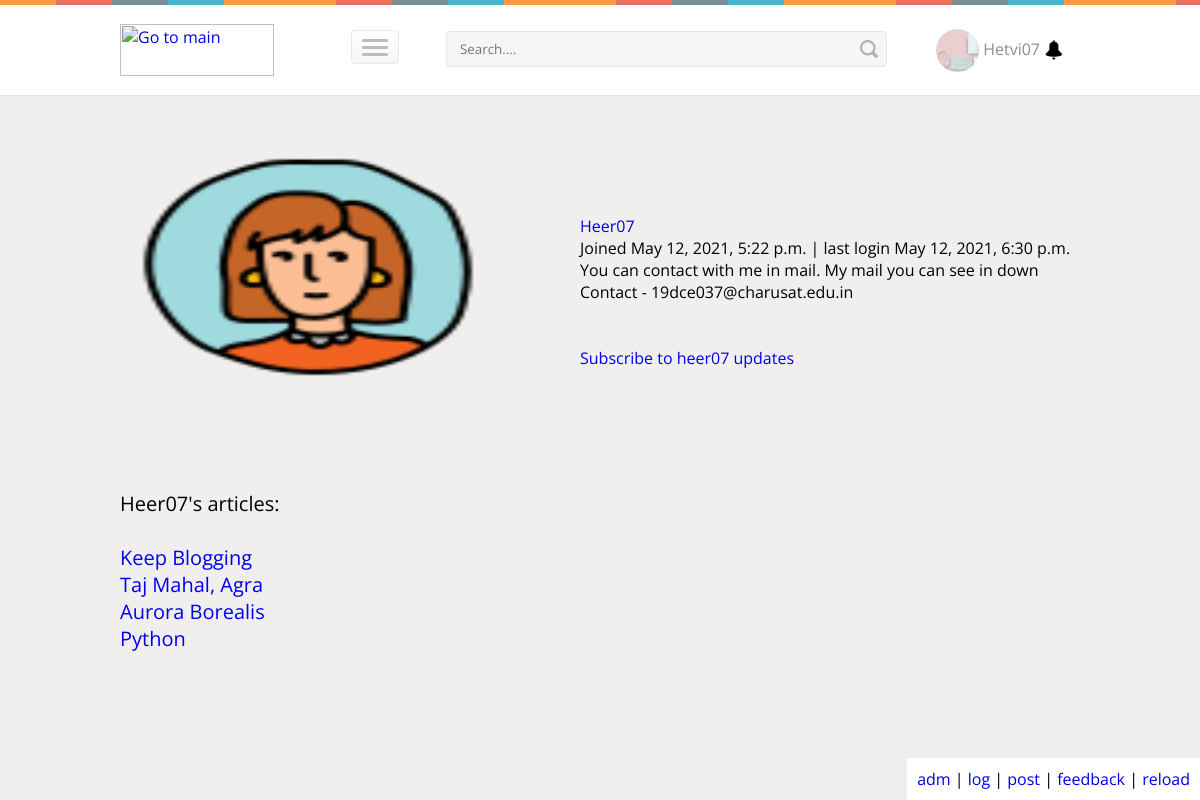
Screenshot of /user/heer07 (signed in) with the database file from the repository.
### engine/models.py (models this page shows, shortened)
class Profile(models.Model):
    user = models.OneToOneField(User, on_delete=models.CASCADE)
    img = models.CharField(max_length=500, default="/static/media/small_default_image.jpg", blank=True)
    description = models.CharField(max_length=100,
                                   default="You can contact with me in mail. My mail you can see in down")

class Post(models.Model):
    author = models.ForeignKey('auth.User', on_delete=models.CASCADE)
    name = models.CharField(max_length=64)
    img_small = models.CharField(max_length=500, default="/static/media/small_default_image.jpg", blank=True)
    img_big = models.CharField(max_length=500, default="/static/media/big_default_image.jpg", blank=True)
    text_small = models.CharField(max_length=280, blank=True)
    text_big = models.TextField(max_length=20000)
    tags = models.CharField(max_length=300, blank=True)
    category = models.ForeignKey(Category, on_delete=models.CASCADE)
    created_date = models.DateTimeField(default=timezone.now, editable=False)
    published_date = models.DateTimeField(blank=True, null=True, editable=False)
    views = models.IntegerField(default=0, editable=False)
    url = models.CharField(max_length=300, blank=True)
    comments_mode = models.BooleanField(default=True)

### engine/views.py (the view)
# urls.py: url(r'^(?P<username>[-\w]+)$', views.UserDetailsView.as_view(), name='user_detail'),
class UserDetailsView(LogMixin, generic.DetailView):
    model = User
    context_object_name = 'user'
    template_name = 'engine/user.html'
    def get_context_data(self, **kwargs):
        context = super(UserDetailsView, self).get_context_data(**kwargs)
        context['posts'] = Post.objects.filter(author__username=self.kwargs['username'])
        if self.request.user.is_authenticated:
            if self.request.user.author_subscriber.filter(author__username=self.kwargs['username']):
                context['subscribe'] = True
        return context
    def get_object(self):
        return get_object_or_404(self.model, username=self.kwargs['username'])

### engine/views.py (called while the page is built)
    def dispatch(self, request, *args, **kwargs):
        ip = request.META.get('REMOTE_ADDR', '') or request.META.get('HTTP_X_FORWARDED_FOR', '')
        Log.objects.create(ip=ip,
                           author=request.user,
                           method=request.method,
                           path=request.path,
                           body=str(request.body).strip(),
                           cookies=str(request.COOKIES),
                           meta=str(request.META),
                           date=timezone.now()
                           )
        return super(LogMixin, self).dispatch(request, *args, **kwargs)

### engine/templates/engine/user.html (shortened to what this page needs)
{% extends 'engine/base.html' %}
{% block content %}
    <div id="main" role="main">
        <div class="row">
            <div class="feature-box">
                <div class="story-teaser_banner">
                    <div class="story-teaser_image" style="position:relative;style:float:left">
                        <img src="{{ user.profile.img }}" style="width:40%;height:246px">
                    </div>
                    <div class="story-details story-teaser_text" style="position: relative;float:right;margin-top:-175px">
                        <h3 class="heading-standard">
                            <a href="{% url 'user_detail' username=user %}">
                                {{ user|title }}{% if user.is_staff %} <i><font color="#ff5700">(Staff)</font></i>{% endif %}
                            </a>
                        </h3>
                        <em class="story-detail_subtitle">Joined {{ user.date_joined }} | last login {{ user.last_login }}</em>
                        <div style="width:500px">
                            <p>{{ user.profile.description|linebreaksbr }}</p>
                        </div>
                        <p>Contact - {{ user.email }}</p>
                        {% if request.user.is_authenticated %}
                            {% if user != request.user %}
                                {% if subscribe %}
                                    <br><br>
                                    <a href="#" onclick="unsubscribe_from_author('{{ user }}');return false" id="subscribe">
                                        Unsubscribe from {{ user }} updates
                                    </a>
                                    <br><br>
                                {% else %}
                                    <br><br>
                                    <a href="#" onclick="subscribe_on_author('{{ user }}');return false" id="subscribe">
                                        Subscribe to {{ user }} updates
                                    </a>
                                    <br><br>
                                {% endif %}
                            {% endif %}
                        {% endif %}
                    </div>
                </div>
            </div>
        </div>
    {% if posts %}
        <div style="margin-top:100px;margin-bottom:100px;font-size:20px">
            <p>{{ user|title }}'s articles:</p><br>
            {% for post in posts %}
                <a href="{% url "post_detail" name=post.url %}">{{ post.name }}</a><br>
            {% endfor %}
        </div>
    {% endif %}
    </div>
{% endblock %}

### engine/templates/engine/header.html (shortened to what this page needs)
{% block content %}
<div class="header">
	<div class="wrap">
		<div class="logo">
			<a href="/"><img src="https://codelabs.developers.google.com/codelabs/mobile-vision-ocr/img/c5134dae01ad22a5.png" width="154px" height="52px" title="Go to main" /></a>
		</div>
		<div class="nav-icon">
			<a href="#" class="right_bt" id="activator"><span> </span> </a>
		</div>
		<div class="top-searchbar">
			<form>
				<input type="text" id="HeaderSearchText" placeholder="Search...." />
				<input type="submit" class="HeaderSearch" value="" />
			</form>
		</div>
		<div class="userinfo">
			<div class="user">
				<ul>
                    {% if request.user.is_authenticated %}
                        <li><a href="{% url 'user_detail' username=request.user %}">
                            {% if request.user.profile.img %}
                                <img src="{{ request.user.profile.img }}" width="43px" height="43px" title="{{ request.user }}" />
                            {% endif %} {{ request.user|title }}</a>
                            <a href="{% url 'notifications_list' %}">
                                <img style="width:20px;height:20px" title="notifications">
                            </a>
                        </li>
					{% else %}
					    <li><a href="{% url 'accounts:login' %}">Sign in/up</a></li>
					{% endif %}
				</ul>
			</div>
		</div>
	</div>
</div>
{% endblock %}

### engine/static/css/style.css (style rules this page uses)
html,body,div,span,applet,object,iframe,h1,h2,h3,h4,h5,h6,p,blockquote,pre,a,abbr,acronym,address,big,cite,code,del,dfn,em,img,ins,kbd,q,s,samp,small,strike,strong,sub,sup,tt,var,b,u,i,dl,dt,dd,ol,nav ul,nav li,fieldset,form,label,legend,table,caption,tbody,tfoot,thead,tr,th,td,article,aside,canvas,details,embed,figure,figcaption,footer,header,hgroup,menu,nav,output,ruby,section,summary,time,mark,audio,video { margin:0;padding:0;border:0;font-size:100%;font:inherit;vertical-align:baseline; }
ol,ul { list-style:none;margin:0px;padding:0px; }
a { text-decoration:none; }
img { max-width:100%; }
body { font-family: 'Open Sans', sans-serif; background:#F0EFEE; }
.wrap { width:80%; margin:0 auto; }
.header { background:url(../media/border.png) repeat-x 0px 0px #FFF; padding: 1.5em 0 1.2em; border-bottom: 1px solid rgba(214, 213, 212, 0.64); position: fixed; width: 100%; top: 0; z-index: 999; }
.logo { float:left; }
.logo img { display:inline-block; }
.nav-icon { float: left; margin: 0.6% 2% 0 8%; width: 4.55%; }
.nav-icon a span { width:48px; height:34px; display:block; background:url(../media/nav-icon.png) no-repeat 0px 0px; }
.top-searchbar { float: left; width: 46%; position: relative; margin-left: 2em; }
.top-searchbar input[type="text"] { margin-top: 0.55em; width: 100%; padding: 0.58em 1em; border: 1px solid #E7E7E7; transition: border-color 0.3s all; -webkit-transition: border-color 0.3s all; -moz-transition: border-color 0.3s all; -o-transition: border-color 0.3s all; outline: none; border-radius: 0.3em; -webkit-border-radius: 0.3em; -moz-border-radius: 0.3em; -o-border-radius: 0.3em; -webkit-appearance: none; font-family: 'Open Sans', sans-serif; color:#777; position:relative; }
.top-searchbar input[type="text"] { background:#F7F6F6; }
.top-searchbar input[type="submit"] { position: absolute; background: url(../media/search-icon.png) no-repeat 0px 0px; height: 26px; width: 26px; display: inline-block; border: none; top: 12px; right: 5px; outline:none; cursor:pointer; }
.userinfo { float: right; width: 15%; margin-top: 0.3em; }
.user ul li { display:inline-block; }
.user ul li a { color:#8C8C8C; transition:0.5s all; -webkit-transition:0.5s all; -moz-transition:0.5s all; -o-transition:0.5s all; }
.user ul li a img { border-radius:30em; -webkit-border-radius:30em; -moz-border-radius:30em; -o-border-radius:30em; vertical-align:middle; }
@media only screen and (max-width:1280px) and (min-width:1024px) { .wrap { width:80%; } }

### engine/static/css/main.css (style rules this page uses)
#main { margin-top: 9em; }

### rows the page displays
Post: name "Keep Blogging"
Post: name "Taj Mahal, Agra"
Post: name "Aurora Borealis"
Post: name "Python"

### other values shown
{{ request.user|title }} "Hetvi07"
{{ user|title }} "Heer07"
{{ user.date_joined }} "May 12, 2021, 5:22 p.m."
{{ user.last_login }} "May 12, 2021, 6:30 p.m."
{{ user.profile.description|linebreaksbr }} "You can contact with me in mail. My mail you can see in down"
{{ user.email }} "19dce037@charusat.edu.in"
{{ user }} "heer07"
